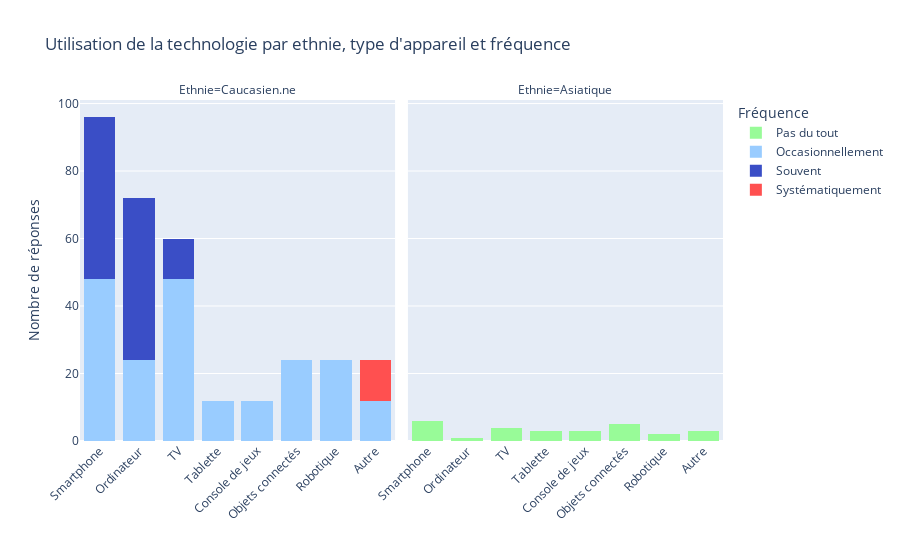

Notebook code for this chart:
### Code cell
fig = px.histogram(melted_data_all, x='Technology', color='Frequency', 
                   barmode='stack', facet_col='Ethnie', 
                   title='Utilisation de la technologie par ethnie, type d\'appareil et fréquence',
                   color_discrete_map=color_map,
                   category_orders=category_orders)

# Update the x-axis title for each subplot
fig.update_xaxes(title_text='', tickangle=-45)

fig.update_layout(yaxis_title=label_nb_characters,
                  legend_title='Fréquence'
                  )

fig.show()

### Figure 1 — Plotly figure (JSON) as saved in the notebook; plotly's stock layout.template omitted (floating-point values rounded to 4 significant figures; data arrays with more than 128 entries replaced by an {"elided": "..."} marker saying what was removed)
{"data": [{"alignmentgroup": "True", "bingroup": "x", "hovertemplate": "Frequency=Pas du tout<br>Ethnie=Asiatique<br>Technology=%{x}<br>count=%{y}<extra></extra>", "legendgroup": "Pas du tout", "marker": {"color": "#98FB98", "pattern": {"shape": ""}}, "name": "Pas du tout", "offsetgroup": "Pas du tout", "orientation": "v", "showlegend": true, "type": "histogram", "x": ["Smartphone", "Smartphone", "Smartphone", "Smartphone", "Smartphone", "Smartphone", "Ordinateur", "TV", "TV", "TV", "TV", "Tablette", "Tablette", "Tablette", "Console de jeux", "Console de jeux", "Console de jeux", "Objets connectés", "Objets connectés", "Objets connectés", "Objets connectés", "Objets connectés", "Robotique", "Robotique", "Autre", "Autre", "Autre"], "xaxis": "x2", "yaxis": "y2"}, {"alignmentgroup": "True", "bingroup": "x", "hovertemplate": "Frequency=Occasionnellement<br>Ethnie=Caucasien.ne<br>Technology=%{x}<br>count=%{y}<extra></extra>", "legendgroup": "Occasionnellement", "marker": {"color": "#99CCFF", "pattern": {"shape": ""}}, "name": "Occasionnellement", "offsetgroup": "Occasionnellement", "orientation": "v", "showlegend": true, "type": "histogram", "x": {"elided": "204 str values"}, "xaxis": "x", "yaxis": "y"}, {"alignmentgroup": "True", "bingroup": "x", "hovertemplate": "Frequency=Souvent<br>Ethnie=Caucasien.ne<br>Technology=%{x}<br>count=%{y}<extra></extra>", "legendgroup": "Souvent", "marker": {"color": "#3A4EC6", "pattern": {"shape": ""}}, "name": "Souvent", "offsetgroup": "Souvent", "orientation": "v", "showlegend": true, "type": "histogram", "x": ["Smartphone", "Smartphone", "Smartphone", "Smartphone", "Smartphone", "Smartphone", "Smartphone", "Smartphone", "Smartphone", "Smartphone", "Smartphone", "Smartphone", "Smartphone", "Smartphone", "Smartphone", "Smartphone", "Smartphone", "Smartphone", "Smartphone", "Smartphone", "Smartphone", "Smartphone", "Smartphone", "Smartphone", "Smartphone", "Smartphone", "Smartphone", "Smartphone", "Smartphone", "Smartphone", "Smartphone", "Smartphone", "Smartphone", "Smartphone", "Smartphone", "Smartphone", "Smartphone", "Smartphone", "Smartphone", "Smartphone", "Smartphone", "Smartphone", "Smartphone", "Smartphone", "Smartphone", "Smartphone", "Smartphone", "Smartphone", "Ordinateur", "Ordinateur", "Ordinateur", "Ordinateur", "Ordinateur", "Ordinateur", "Ordinateur", "Ordinateur", "Ordinateur", "Ordinateur", "Ordinateur", "Ordinateur", "Ordinateur", "Ordinateur", "Ordinateur", "Ordinateur", "Ordinateur", "Ordinateur", "Ordinateur", "Ordinateur", "Ordinateur", "Ordinateur", "Ordinateur", "Ordinateur", "Ordinateur", "Ordinateur", "Ordinateur", "Ordinateur", "Ordinateur", "Ordinateur", "Ordinateur", "Ordinateur", "Ordinateur", "Ordinateur", "Ordinateur", "Ordinateur", "Ordinateur", "Ordinateur", "Ordinateur", "Ordinateur", "Ordinateur", "Ordinateur", "Ordinateur", "Ordinateur", "Ordinateur", "Ordinateur", "Ordinateur", "Ordinateur", "TV", "TV", "TV", "TV", "TV", "TV", "TV", "TV", "TV", "TV", "TV", "TV"], "xaxis": "x", "yaxis": "y"}, {"alignmentgroup": "True", "bingroup": "x", "hovertemplate": "Frequency=Systématiquement<br>Ethnie=Caucasien.ne<br>Technology=%{x}<br>count=%{y}<extra></extra>", "legendgroup": "Systématiquement", "marker": {"color": "#FF5050", "pattern": {"shape": ""}}, "name": "Systématiquement", "offsetgroup": "Systématiquement", "orientation": "v", "showlegend": true, "type": "histogram", "x": ["Autre", "Autre", "Autre", "Autre", "Autre", "Autre", "Autre", "Autre", "Autre", "Autre", "Autre", "Autre"], "xaxis": "x", "yaxis": "y"}], "layout": {"annotations": [{"font": {}, "showarrow": false, "text": "Ethnie=Caucasien.ne", "x": 0.245, "xanchor": "center", "xref": "paper", "y": 1, "yanchor": "bottom", "yref": "paper"}, {"font": {}, "showarrow": false, "text": "Ethnie=Asiatique", "x": 0.755, "xanchor": "center", "xref": "paper", "y": 1, "yanchor": "bottom", "yref": "paper"}], "barmode": "stack", "legend": {"title": {"text": "Fréquence"}, "tracegroupgap": 0}, "title": {"text": "Utilisation de la technologie par ethnie, type d'appareil et fréquence"}, "xaxis": {"anchor": "y", "domain": [0, 0.49], "tickangle": -45, "title": {"text": ""}}, "xaxis2": {"anchor": "y2", "domain": [0.51, 1], "matches": "x", "tickangle": -45, "title": {"text": ""}}, "yaxis": {"anchor": "x", "domain": [0, 1], "title": {"text": "Nombre de réponses"}}, "yaxis2": {"anchor": "x2", "domain": [0, 1], "matches": "y", "showticklabels": false}}}
